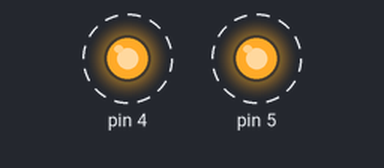
The sketch below on a simulated Arduino Uno, built with avr-gcc and run on an emulated ATmega328P. Shown: output pins drawn as LEDs (lit = HIGH). Dashed ring = blinking.

Above: at 0.2 s.
Timing chart, 0 to 3.2 s (numbered marks = the images above):
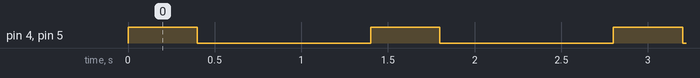

Measured:
- by itself, pin 4, pin 5: alternates HIGH for 0.40 s and LOW for 1.0 s

The sketch:

_4nd5.ino
```cpp
int i=1;

void setup() {
  pinMode(4, OUTPUT);
  pinMode(5, OUTPUT);
  Serial.begin(9600);
}

// the loop function runs over and over again forever
void loop() {

      digitalWrite(4, HIGH);   // turn the LED on (HIGH is the voltage level)
      digitalWrite(5, HIGH);   // turn the LED on (HIGH is the voltage level)
      delay(400);
      digitalWrite(4, LOW);    // turn the LED off by making the voltage LOW
      digitalWrite(5, LOW);
      delay(1000);
      digitalWrite(4, HIGH);   // turn the LED on (HIGH is the voltage level)
      digitalWrite(5, HIGH);   // turn the LED on (HIGH is the voltage level)
      delay(400);
      digitalWrite(4, LOW);    // turn the LED off by making the voltage LOW
      digitalWrite(5, LOW);
      delay(1000);
      digitalWrite(4, HIGH);   // turn the LED on (HIGH is the voltage level)
      digitalWrite(5, HIGH);   // turn the LED on (HIGH is the voltage level)
      delay(400);
      digitalWrite(4, LOW);    // turn the LED off by making the voltage LOW
      digitalWrite(5, LOW);
      delay(1000);

}
```
